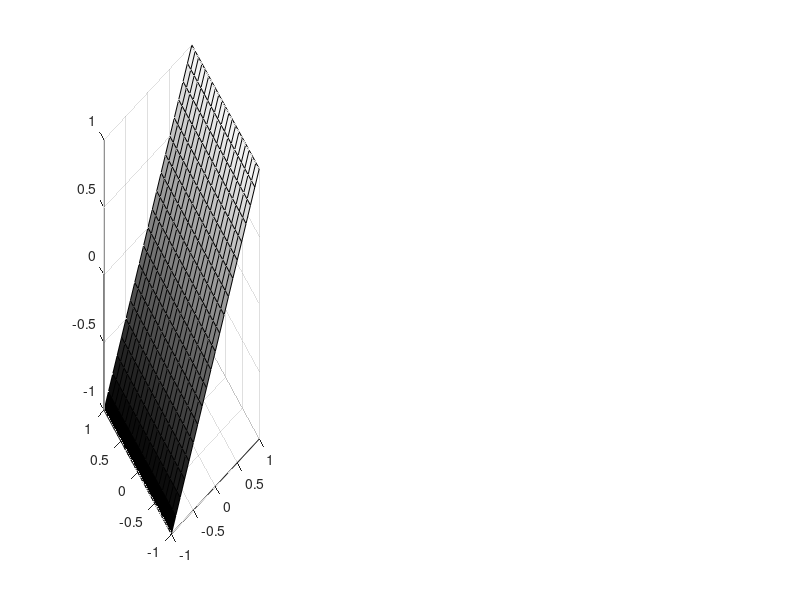

MATLAB code for this plot: (Note: this script raises an error after producing the figure.)
clf;
colormap(gray);
[x,y] = meshgrid(-1:.1:1);
z = x;
ax = [1 0 1; 0 1 0];
ax = bsxfun(@rdivide,ax,sqrt(sum(ax.^2,2)));

subplot(1,3,1);
surf(x,y,z);
bumpax = bsxfun(@plus,ax,[0 0 .05]);
arrow([0 0 0],bumpax(1,:),25,'Width',5,'FaceColor',[1 0 0],'EdgeColor',[1 0 0]);
arrow([0 0 0],bumpax(2,:),25,'Width',5,'FaceColor',[0 1 0],'EdgeColor',[0 1 0]);
axis image;
xlim([-1 1]);
ylim([-1 1]);
zlim([-1 1]);

% Transform the data a little to get a slightly different subspace
data = [x(:) y(:) z(:)];

data = data*(eye(3)+randn(3)*.1);
x(:) = data(:,1); 
y(:) = data(:,2); 
z(:) = data(:,3);

% Get some new axes from the new subspace
ax2 = orth(data(ceil(rand(2,1)*size(data,1)),:)')';

subplot(1,3,2);
surf(x,y,z);
bumpax = bsxfun(@plus,ax2,[0 0 .05]);
arrow([0 0 0],bumpax(1,:),25,'Width',5,'FaceColor',[1 0 0],'EdgeColor',[1 0 0]);
arrow([0 0 0],bumpax(2,:),25,'Width',5,'FaceColor',[0 1 0],'EdgeColor',[0 1 0]);
axis image;
xlim([-1 1]);
ylim([-1 1]);
zlim([-1 1]);

subplot(1,3,3);
ax2 = rotatefactors(ax2','Method','procrustes','Target',ax','Type','orthogonal')';
surf(x,y,z);
bumpax = bsxfun(@plus,ax2,[0 0 .05]);
arrow([0 0 0],bumpax(1,:),25,'Width',5,'FaceColor',[1 0 0],'EdgeColor',[1 0 0]);
arrow([0 0 0],bumpax(2,:),25,'Width',5,'FaceColor',[0 1 0],'EdgeColor',[0 1 0]);
axis image;
xlim([-1 1]);
ylim([-1 1]);
zlim([-1 1]);
